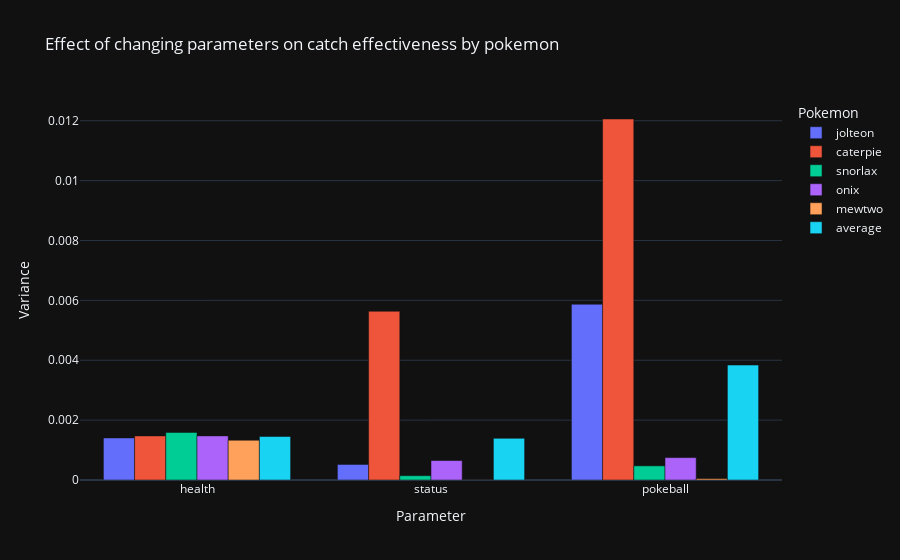

Notebook code cell kept with this figure:
### Markdown cell above
Para Jolteon en particular, la mayor varianza se obtiene cambiando el tipo de pokebola que se usa. Debido a que la efectividad de una pokebola depende de los atributos del pokemon, esto puede cambiar.

### Code cell
# Funcion devuelve una tupla (varianza_por_tipo, max y minimo por tipo)
def calculate_all_variances(pokemon, level, iterations):
    health_vars = { percentage: factory.create(pokemon_test, level, StatusEffect.NONE, percentage) for percentage in drange(0, 1, 0.05) }
    catchrate_by_health = { percentage: estimate_catchrate(pokemon, pokeballs[0], 1, iterations) for (percentage, pokemon) in health_vars.items() }

    variants = { status: factory.create(pokemon, level, status, 1) for status in StatusEffect }
    catchrate_by_variant = { status.name: estimate_catchrate(pokemon, pokeballs[0], 1, iterations) for (status, pokemon) in variants.items() }

    healthy_pokemon = factory.create(pokemon, level, StatusEffect.NONE, 1)
    catchrate_by_pokeball = { pokeball: estimate_catchrate(healthy_pokemon, pokeball, 1, 3000) for pokeball in pokeballs }
    return {
        "health": np.var(list(catchrate_by_health.values())),
        "status": np.var(list(catchrate_by_variant.values())),
        "pokeball": np.var(list(catchrate_by_pokeball.values()))
    }

all_pokemons_variances = { pokemon: calculate_all_variances(pokemon, 100, 3000) for pokemon in pokemons }

df = pd.DataFrame.from_dict(all_pokemons_variances)
df = df.assign(average=df.mean(axis=1))
print(df)
fig5 = px.bar(df, barmode="group",title="Effect of changing parameters on catch effectiveness by pokemon",labels={
    "index": "Parameter",
    "value": "Variance",
    "variable": "Pokemon"
})
fig5.show()

### Figure 1 — Plotly figure (JSON) as saved in the notebook; plotly's stock layout.template omitted (floating-point values rounded to 4 significant figures)
{"data": [{"alignmentgroup": "True", "hovertemplate": "Pokemon=jolteon<br>Parameter=%{x}<br>Variance=%{y}<extra></extra>", "legendgroup": "jolteon", "marker": {"color": "#636efa", "pattern": {"shape": ""}}, "name": "jolteon", "offsetgroup": "jolteon", "orientation": "v", "showlegend": true, "textposition": "auto", "x": ["health", "status", "pokeball"], "xaxis": "x", "y": [0.001405, 0.0005191, 0.005871], "yaxis": "y", "type": "bar"}, {"alignmentgroup": "True", "hovertemplate": "Pokemon=caterpie<br>Parameter=%{x}<br>Variance=%{y}<extra></extra>", "legendgroup": "caterpie", "marker": {"color": "#EF553B", "pattern": {"shape": ""}}, "name": "caterpie", "offsetgroup": "caterpie", "orientation": "v", "showlegend": true, "textposition": "auto", "x": ["health", "status", "pokeball"], "xaxis": "x", "y": [0.001472, 0.005637, 0.01206], "yaxis": "y", "type": "bar"}, {"alignmentgroup": "True", "hovertemplate": "Pokemon=snorlax<br>Parameter=%{x}<br>Variance=%{y}<extra></extra>", "legendgroup": "snorlax", "marker": {"color": "#00cc96", "pattern": {"shape": ""}}, "name": "snorlax", "offsetgroup": "snorlax", "orientation": "v", "showlegend": true, "textposition": "auto", "x": ["health", "status", "pokeball"], "xaxis": "x", "y": [0.00159, 0.0001434, 0.0004726], "yaxis": "y", "type": "bar"}, {"alignmentgroup": "True", "hovertemplate": "Pokemon=onix<br>Parameter=%{x}<br>Variance=%{y}<extra></extra>", "legendgroup": "onix", "marker": {"color": "#ab63fa", "pattern": {"shape": ""}}, "name": "onix", "offsetgroup": "onix", "orientation": "v", "showlegend": true, "textposition": "auto", "x": ["health", "status", "pokeball"], "xaxis": "x", "y": [0.001474, 0.00065, 0.0007477], "yaxis": "y", "type": "bar"}, {"alignmentgroup": "True", "hovertemplate": "Pokemon=mewtwo<br>Parameter=%{x}<br>Variance=%{y}<extra></extra>", "legendgroup": "mewtwo", "marker": {"color": "#FFA15A", "pattern": {"shape": ""}}, "name": "mewtwo", "offsetgroup": "mewtwo", "orientation": "v", "showlegend": true, "textposition": "auto", "x": ["health", "status", "pokeball"], "xaxis": "x", "y": [0.001328, 2.83e-06, 4.469e-05], "yaxis": "y", "type": "bar"}, {"alignmentgroup": "True", "hovertemplate": "Pokemon=average<br>Parameter=%{x}<br>Variance=%{y}<extra></extra>", "legendgroup": "average", "marker": {"color": "#19d3f3", "pattern": {"shape": ""}}, "name": "average", "offsetgroup": "average", "orientation": "v", "showlegend": true, "textposition": "auto", "x": ["health", "status", "pokeball"], "xaxis": "x", "y": [0.001454, 0.00139, 0.003839], "yaxis": "y", "type": "bar"}], "layout": {"xaxis": {"anchor": "y", "domain": [0.0, 1.0], "title": {"text": "Parameter"}}, "yaxis": {"anchor": "x", "domain": [0.0, 1.0], "title": {"text": "Variance"}}, "legend": {"title": {"text": "Pokemon"}, "tracegroupgap": 0}, "title": {"text": "Effect of changing parameters on catch effectiveness by pokemon"}, "barmode": "group"}}
